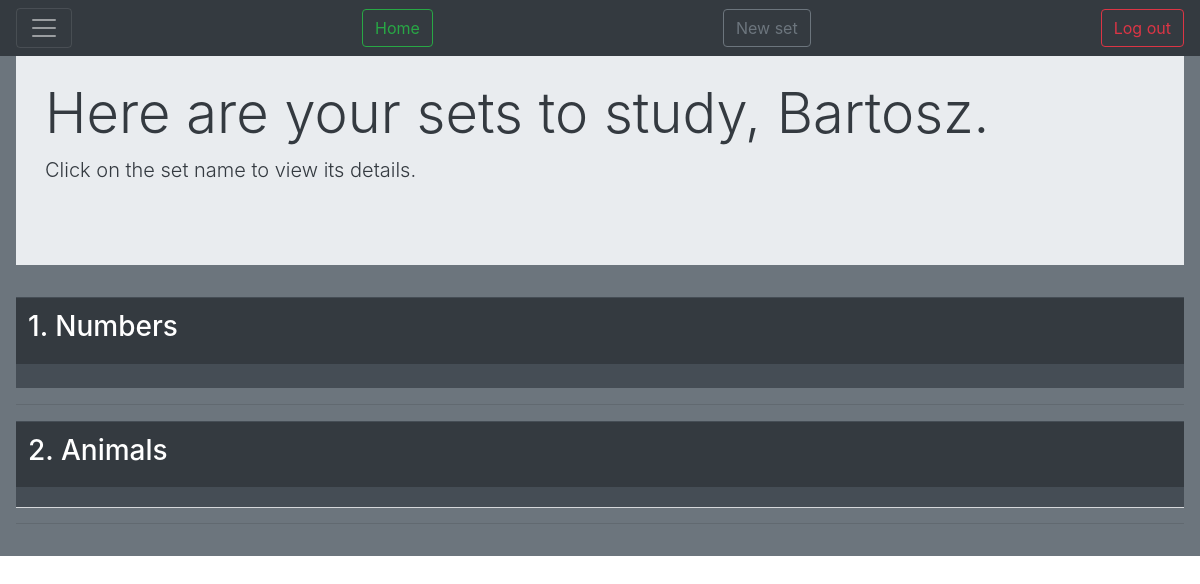
Page /cards/home/ (signed in) on the earlier database version.
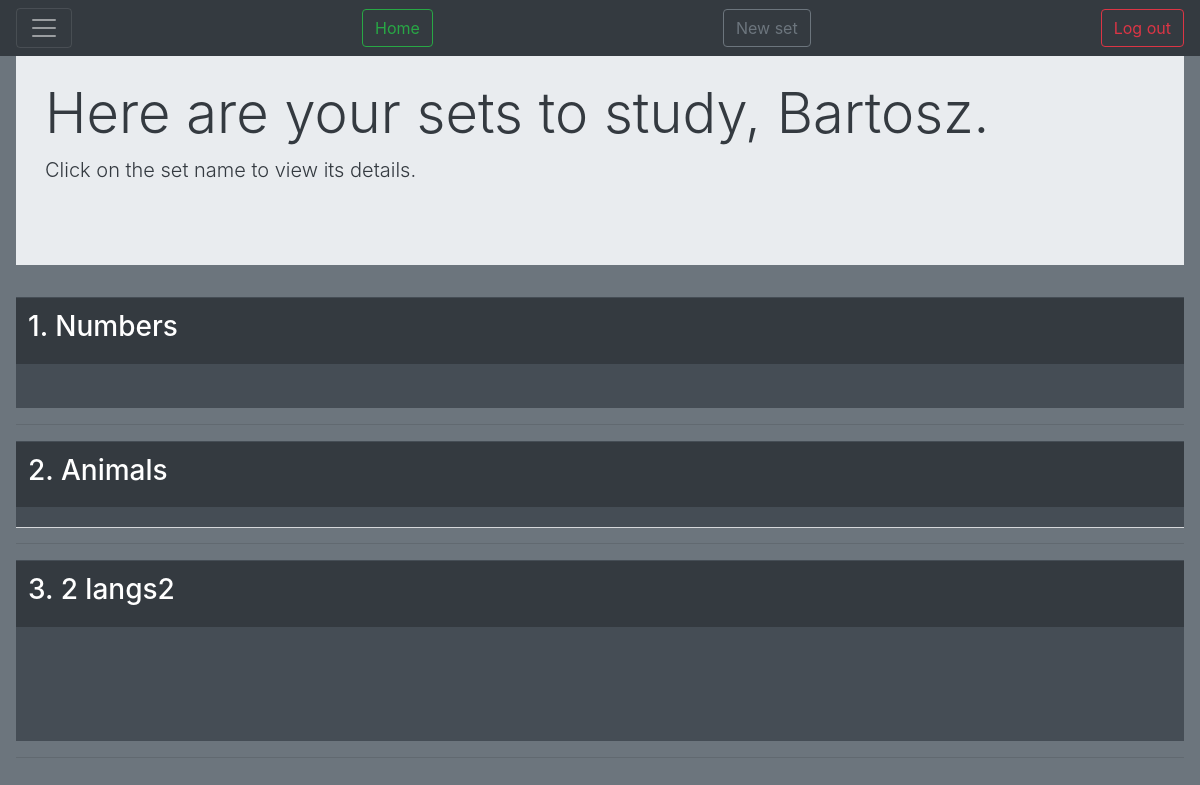
Same page on the later database version.
### Cards/models.py (models this page shows, shortened)
class CardFolder(models.Model):
    user = models.ForeignKey(User, on_delete=models.CASCADE)
    name = models.CharField(max_length=200)
    create_date = models.DateField(auto_now_add=True)
    edit_date = models.DateField(auto_now=True)
    lang1 = models.CharField(max_length=5, choices=langcodes.LangCodes, default="en")
    lang2 = models.CharField(max_length=5, choices=langcodes.LangCodes, default="pl")
    lang3 = models.CharField(max_length=5, choices=langcodes.LangCodes, default="ja", blank=True)
    lang4 = models.CharField(max_length=5, choices=langcodes.LangCodes, default="es", blank=True)
    lang5 = models.CharField(max_length=5, choices=langcodes.LangCodes, default="de", blank=True)
    score = models.SmallIntegerField(default=0)
    comment = models.CharField(max_length=400, blank=True)
    def get_langs(self, item=False):
        langs = (self.lang1, self.lang2, self.lang3, self.lang4, self.lang5)
        lang_choices = []
        lang_values = []
        lang_keys = []
        for i in langs:
            if i != "":
                value = langcodes.LangCodesDict[i].capitalize()
                lang_choices.append((i, value))
                lang_values.append(value)
                lang_keys.append(i)
        if item == 'value':
            return lang_values
        if item == 'key':
            return lang_keys
        else:
            return lang_choices
    def langs_keys(self):
        langs = [self.lang1, self.lang2, self.lang3, self.lang4, self.lang5]
        true_langs = []
        for i in langs:
            if i != "":
                true_langs.append(i)
        return true_langs
    def langs_no(self):
        return len(self.get_langs())
    langs_no.short_description = "No of languages"

### Cards/views.py (the view)
# urls.py: path('home/', views.home, name='home'),
@login_required
def home(request):
    return render(request, 'Cards/index.html')

### Cards/templatetags/get_obj.py (called while the page is built)
@register.simple_tag
def get_card(lang, multicard):
    try:
        mcard = Card.objects.get(language=lang, multi_card=multicard)
    except Card.DoesNotExist:
        mcard = None
    return mcard

@register.filter
def width(languages):
    length = len(languages)
    return 94 / length

### Cards/templates/Cards/index.html (shortened to what this page needs)
{% extends "base.html" %}
{% block styles %}
{% load get_obj %}
{% endblock %}
{% block nav_buttons %}
<a href="{% url 'add_folder' %}"><button type="button" class="btn btn-outline-secondary">New set</button></a>
{% endblock nav_buttons %}
{% block body %}
<div class="jumbotron jumbotron-fluid">
  <div class="container">
    <div class="text-dark">
    <h1 class="display-4">Here are your sets to study, {{ user }}.</h1>
    <p class="lead">Click on the set name to view its details.</p>
    </div>
  </div>
</div>
  {% for folder in user.cardfolder_set.all %}
    <table class="table table-hover table-dark" style="border-collapse:collapse;">
      <thead>
        <tr data-toggle="collapse" data-target="#b{{folder.id}}" class="clickable collapse-row collapsed">
          <th colspan="{{folder.langs_no|add:'-2'}}">
            <h3>
              {{ forloop.counter }}. {{ folder.name }}
            </h3>
          </th>
          <th class="hiddenRow" colspan=2>
          </th>
        </tr>
        <tr>
          <th class="hiddenRow" colspan="{{folder.langs_no}}">
            </th>
        </tr>
        <tr>
          {% for k, v in folder.get_langs %}
            <td class="hiddenRow" style="width: {{folder.get_langs|width}}%">
            </td>
          {% endfor %}
        </tr>
        </thead>
      {% if folder.multicard_set.all %}
        {% for multicard in folder.multicard_set.all %}
        <tr data-toggle="collapse" data-target="#a{{multicard.id}}" class="clickable collapse-row collapsed">
          {% for lang in folder.langs_keys %}
          {% get_card lang multicard as card %}
            <td class="hiddenRow">
            </td>
          {% endfor %}
        </tr>
        <tr class="table-secondary">
          {% for lang in folder.langs_keys %}
          {% get_card lang multicard as card %}
          <td class="hiddenRow">
          </td>
          {% endfor %}
        </tr>
        {% endfor %}
      {% else %}
        <th colspan="{{folder.langs_no}}">
          There are no cards for this set.
        </th>
      {% endif %}
    </table>
  <hr/>
  {% endfor %}
{% endblock %}

Differences in the rows shown:
added CardFolder: name "2 langs2", {{ folder.get_langs|width }} 47.0 (drawn)
